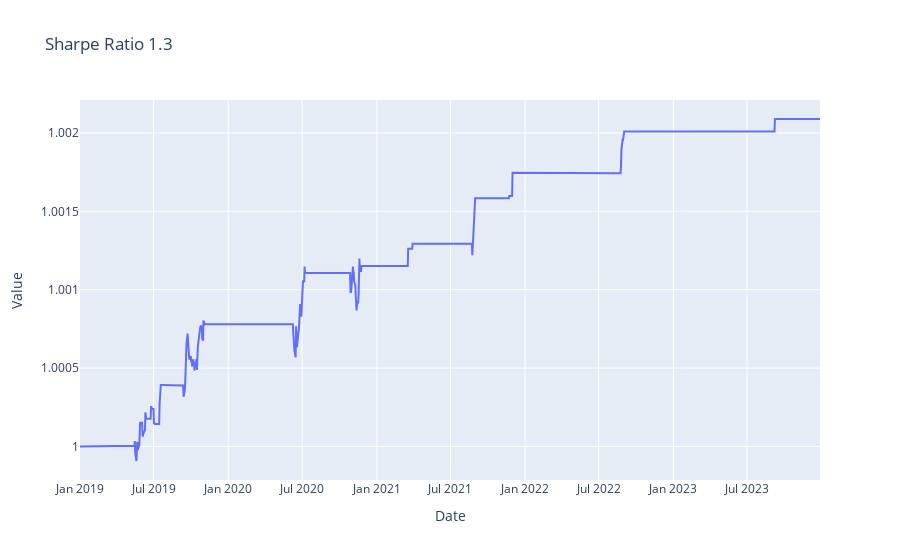

This figure's notebook cell:
### Markdown cell above
#### Baseline trading policies

### Code cell
trader = ag.Trading(train,test)
threshold_policy = bp.ThresholdTradingPolicy(enter_long = 99.95, exit_long=99.99, enter_short = 100.05, exit_short = 100.025)
bt = btest.Backtester(trader, threshold_policy)
bt.summary()

### Figure 1 — Plotly figure (JSON) as saved in the notebook; plotly's stock layout.template omitted (floating-point values rounded to 4 significant figures; data arrays with more than 128 entries replaced by an {"elided": "..."} marker saying what was removed)
{"data": [{"mode": "lines", "type": "scatter", "x": {"elided": "1303 str values"}, "y": {"elided": "1303 float values"}}], "layout": {"title": {"text": "Sharpe Ratio 1.3"}, "xaxis": {"title": {"text": "Date"}}, "yaxis": {"title": {"text": "Value"}}}}
